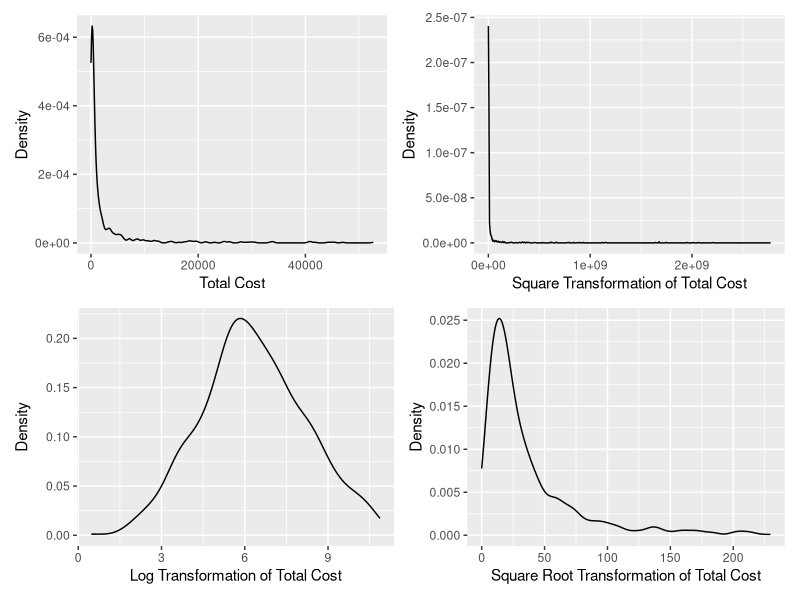
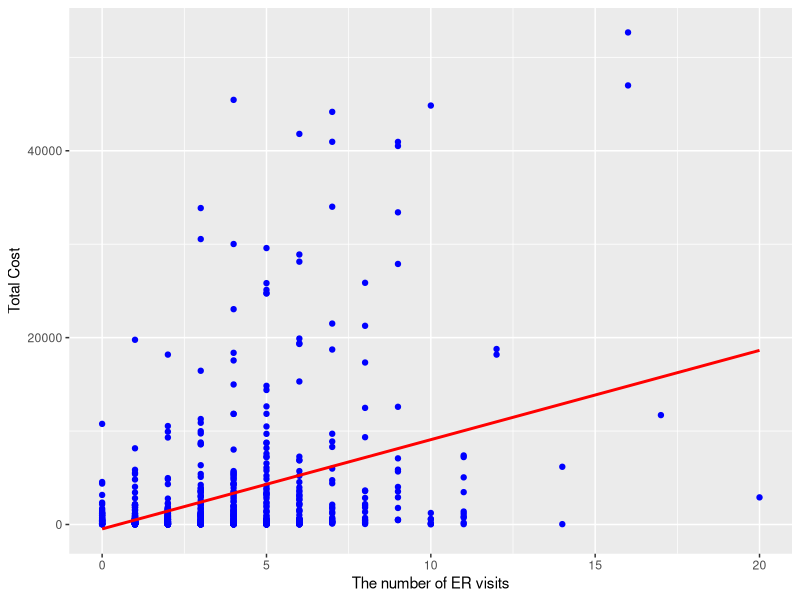

Source code (R) for these figures, in order:
## ---- chunk 1
library(tidyverse)
library(knitr)
library(patchwork)
## ---- chunk 2
heart_data = read_csv("./data/HeartDisease.csv")
## ---- chunk 3
mean_and_sd = function(x) {
  
  if (!is.numeric(x)) {
    stop("Argument x should be numeric")
  } else if (length(x) == 1) {
    stop("Cannot be computed for length 1 vectors")
  }
  
  mean_x = mean(x)
  sd_x = sd(x)

  tibble(
    mean = mean_x, 
    sd = sd_x
  )
}
## ---- chunk 4
mean_and_sd(heart_data$totalcost) %>%
  knitr::kable()
## ---- chunk 5
summary(heart_data$ERvisits)
## ---- chunk 6
mean_and_sd(heart_data$age)
## ---- chunk 7
(summary(as.factor(heart_data$gender)))
## ---- chunk 8
(summary(as.factor(heart_data$complications)))
## ---- chunk 9
mean_and_sd(heart_data$duration)
## ---- chunk 10
totalcost_non = heart_data %>%
  ggplot(aes(x = totalcost)) +
  geom_density() + 
  labs(
       x = 'Total Cost',
       y = 'Density'
       )
## ---- chunk 11
totalcost_sq = heart_data %>%
  ggplot(aes(x = (totalcost)^2)) +
  geom_density() +
  labs(
       x = 'Square Transformation of Total Cost',
       y = 'Density'
       ) 
  
## ---- chunk 12
totalcost_log = heart_data %>%
  ggplot(aes(x = log(totalcost))) +
  geom_density() + 
  labs(
       x = 'Log Transformation of Total Cost',
       y = 'Density'
       ) 
## ---- chunk 13
totalcost_sqrt = heart_data %>%
  ggplot(aes(x = sqrt(totalcost))) +
  geom_density() +
  labs(
      x = 'Square Root Transformation of Total Cost',
      y = 'Density'
      )
## ---- chunk 14
(totalcost_non + totalcost_sq) / (totalcost_log + totalcost_sqrt)
## ---- chunk 15
heart_data = heart_data %>%
  mutate(comp_bin = ifelse(complications == 0, 0, 1))
## ---- chunk 16
heart_data %>%
  ggplot(aes(x = ERvisits, y = totalcost)) +
  geom_point(color = 'blue') +
  geom_smooth(method = "lm", color = 'red', se = FALSE) +
  labs(
      x = 'The number of ER visits',
      y = 'Total Cost'
      )
## ---- chunk 17
fit = lm(totalcost ~ ERvisits, data = heart_data)
summary(fit)
